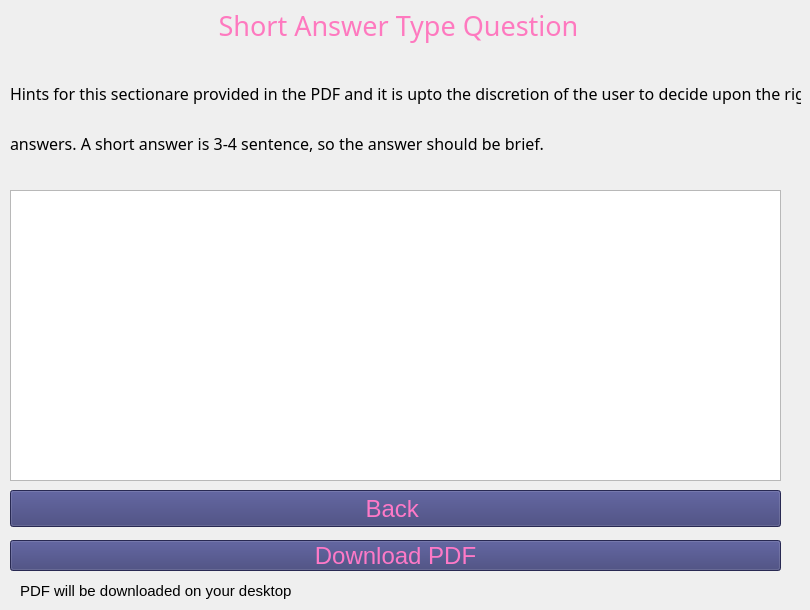
                  <widget class="QWidget" name="sa_ans">
                   <widget class="QLabel" name="label_3">
                    <property name="geometry">
                     <rect>
                      <x>200</x>
                      <y>0</y>
                      <width>397</width>
                      <height>51</height>
                     </rect>
                    </property>
                    <property name="font">
                     <font>
                      <family>Algerian</family>
                      <pointsize>20</pointsize>
                     </font>
                    </property>
                    <property name="styleSheet">
                     <string notr="true">color: rgb(254, 121, 191);</string>
                    </property>
                    <property name="text">
                     <string>Short Answer Type Question</string>
                    </property>
                    <property name="alignment">
                     <set>Qt::AlignCenter</set>
                    </property>
                   </widget>
                   <widget class="QLabel" name="label_4">
                    <property name="geometry">
                     <rect>
                      <x>10</x>
                      <y>80</y>
                      <width>791</width>
                      <height>26</height>
                     </rect>
                    </property>
                    <property name="font">
                     <font>
                      <family>Viner Hand ITC</family>
                      <pointsize>12</pointsize>
                      <weight>50</weight>
                      <bold>false</bold>
                     </font>
                    </property>
                    <property name="text">
                     <string>Hints for this sectionare provided in the PDF and it is upto the discretion of the user to decide upon the right</string>
                    </property>
                    <property name="alignment">
                     <set>Qt::AlignLeading|Qt::AlignLeft|Qt::AlignVCenter</set>
                    </property>
                   </widget>
                   <widget class="QLabel" name="label_5">
                    <property name="geometry">
                     <rect>
                      <x>10</x>
                      <y>130</y>
                      <width>561</width>
                      <height>26</height>
                     </rect>
                    </property>
                    <property name="font">
                     <font>
                      <family>Viner Hand ITC</family>
                      <pointsize>12</pointsize>
                     </font>
                    </property>
                    <property name="text">
                     <string>answers. A short answer is 3-4 sentence, so the answer should be brief.</string>
                    </property>
                    <property name="alignment">
                     <set>Qt::AlignLeading|Qt::AlignLeft|Qt::AlignVCenter</set>
                    </property>
                   </widget>
                   <widget class="QListWidget" name="listWidget">
                    <property name="geometry">
                     <rect>
                      <x>10</x>
                      <y>190</y>
                      <width>771</width>
                      <height>291</height>
                     </rect>
                    </property>
                    <property name="font">
                     <font>
                      <pointsize>18</pointsize>
                     </font>
                    </property>
                    <property name="styleSheet">
                     <string notr="true">color: rgb(254, 121, 191);</string>
                    </property>
                   </widget>
                   <widget class="QPushButton" name="sa_ok">
                    <property name="geometry">
                     <rect>
                      <x>10</x>
                      <y>490</y>
                      <width>771</width>
                      <height>37</height>
                     </rect>
                    </property>
                    <property name="font">
                     <font>
                      <pointsize>18</pointsize>
                     </font>
                    </property>
                    <property name="styleSheet">
                     <string notr="true">color: rgb(254, 121, 199);
background-color: rgb(56, 58, 115);</string>
                    </property>
                    <property name="text">
                     <string>Back </string>
                    </property>
                   </widget>
                   <widget class="QPushButton" name="pushButton_5">
                    <property name="geometry">
                     <rect>
                      <x>10</x>
                      <y>540</y>
                      <width>771</width>
                      <height>31</height>
                     </rect>
                    </property>
                    <property name="font">
                     <font>
                      <pointsize>18</pointsize>
                     </font>
                    </property>
                    <property name="styleSheet">
                     <string notr="true">color: rgb(254, 121, 199);
background-color: rgb(56, 58, 115);</string>
                    </property>
                    <property name="text">
                     <string>Download PDF</string>
                    </property>
                   </widget>
                   <widget class="QLabel" name="label_22">
                    <property name="geometry">
                     <rect>
                      <x>20</x>
                      <y>580</y>
                      <width>291</width>
                      <height>21</height>
                     </rect>
                    </property>
                    <property name="font">
                     <font>
                      <pointsize>11</pointsize>
                     </font>
                    </property>
                    <property name="text">
                     <string>PDF will be downloaded on your desktop</string>
                    </property>
                   </widget>
                  </widget>
